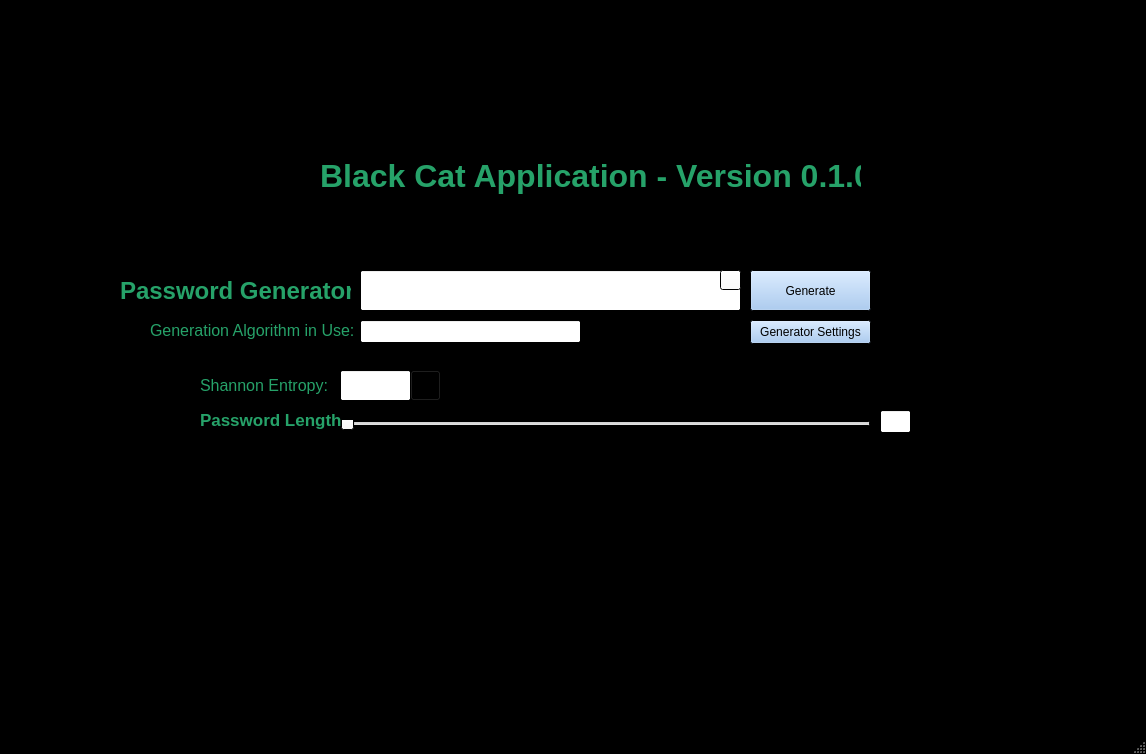
<?xml version="1.0" encoding="UTF-8"?>
<ui version="4.0">
 <class>MainWindow</class>
 <widget class="QMainWindow" name="MainWindow">
  <property name="geometry">
   <rect>
    <x>0</x>
    <y>0</y>
    <width>1146</width>
    <height>754</height>
   </rect>
  </property>
  <property name="palette">
   <palette>
    <active>
     <colorrole role="WindowText">
      <brush brushstyle="SolidPattern">
       <color alpha="255">
        <red>38</red>
        <green>162</green>
        <blue>105</blue>
       </color>
      </brush>
     </colorrole>
     <colorrole role="Text">
      <brush brushstyle="SolidPattern">
       <color alpha="255">
        <red>38</red>
        <green>162</green>
        <blue>105</blue>
       </color>
      </brush>
     </colorrole>
     <colorrole role="ButtonText">
      <brush brushstyle="SolidPattern">
       <color alpha="255">
        <red>0</red>
        <green>0</green>
        <blue>0</blue>
       </color>
      </brush>
     </colorrole>
     <colorrole role="Base">
      <brush brushstyle="SolidPattern">
       <color alpha="255">
        <red>255</red>
        <green>255</green>
        <blue>255</blue>
       </color>
      </brush>
     </colorrole>
     <colorrole role="Window">
      <brush brushstyle="SolidPattern">
       <color alpha="255">
        <red>0</red>
        <green>0</green>
        <blue>0</blue>
       </color>
      </brush>
     </colorrole>
     <colorrole role="Highlight">
      <brush brushstyle="SolidPattern">
       <color alpha="255">
        <red>38</red>
        <green>162</green>
        <blue>105</blue>
       </color>
      </brush>
     </colorrole>
    </active>
    <inactive>
     <colorrole role="WindowText">
      <brush brushstyle="SolidPattern">
       <color alpha="255">
        <red>38</red>
        <green>162</green>
        <blue>105</blue>
       </color>
      </brush>
     </colorrole>
     <colorrole role="Text">
      <brush brushstyle="SolidPattern">
       <color alpha="255">
        <red>38</red>
        <green>162</green>
        <blue>105</blue>
       </color>
      </brush>
     </colorrole>
     <colorrole role="ButtonText">
      <brush brushstyle="SolidPattern">
       <color alpha="255">
        <red>0</red>
        <green>0</green>
        <blue>0</blue>
       </color>
      </brush>
     </colorrole>
     <colorrole role="Base">
      <brush brushstyle="SolidPattern">
       <color alpha="255">
        <red>255</red>
        <green>255</green>
        <blue>255</blue>
       </color>
      </brush>
     </colorrole>
     <colorrole role="Window">
      <brush brushstyle="SolidPattern">
       <color alpha="255">
        <red>0</red>
        <green>0</green>
        <blue>0</blue>
       </color>
      </brush>
     </colorrole>
     <colorrole role="Highlight">
      <brush brushstyle="SolidPattern">
       <color alpha="255">
        <red>38</red>
        <green>162</green>
        <blue>105</blue>
       </color>
      </brush>
     </colorrole>
    </inactive>
    <disabled>
     <colorrole role="Base">
      <brush brushstyle="SolidPattern">
       <color alpha="255">
        <red>0</red>
        <green>0</green>
        <blue>0</blue>
       </color>
      </brush>
     </colorrole>
     <colorrole role="Window">
      <brush brushstyle="SolidPattern">
       <color alpha="255">
        <red>0</red>
        <green>0</green>
        <blue>0</blue>
       </color>
      </brush>
     </colorrole>
    </disabled>
   </palette>
  </property>
  <property name="windowTitle">
   <string>MainWindow</string>
  </property>
  <property name="tabShape">
   <enum>QTabWidget::Triangular</enum>
  </property>
  <widget class="QWidget" name="centralwidget">
   <widget class="QLineEdit" name="passwordBox">
    <property name="geometry">
     <rect>
      <x>360</x>
      <y>270</y>
      <width>381</width>
      <height>41</height>
     </rect>
    </property>
   </widget>
   <widget class="QPushButton" name="GeneratePasswordButton">
    <property name="geometry">
     <rect>
      <x>750</x>
      <y>270</y>
      <width>121</width>
      <height>41</height>
     </rect>
    </property>
    <property name="palette">
     <palette>
      <active>
       <colorrole role="Button">
        <brush brushstyle="SolidPattern">
         <color alpha="255">
          <red>153</red>
          <green>193</green>
          <blue>241</blue>
         </color>
        </brush>
       </colorrole>
      </active>
      <inactive>
       <colorrole role="Button">
        <brush brushstyle="SolidPattern">
         <color alpha="255">
          <red>153</red>
          <green>193</green>
          <blue>241</blue>
         </color>
        </brush>
       </colorrole>
      </inactive>
      <disabled>
       <colorrole role="Button">
        <brush brushstyle="SolidPattern">
         <color alpha="255">
          <red>153</red>
          <green>193</green>
          <blue>241</blue>
         </color>
        </brush>
       </colorrole>
      </disabled>
     </palette>
    </property>
    <property name="text">
     <string>Generate</string>
    </property>
   </widget>
   <widget class="QLabel" name="Password_Generator_Label">
    <property name="geometry">
     <rect>
      <x>120</x>
      <y>270</y>
      <width>231</width>
      <height>41</height>
     </rect>
    </property>
    <property name="font">
     <font>
      <pointsize>18</pointsize>
      <bold>true</bold>
     </font>
    </property>
    <property name="text">
     <string>Password Generator</string>
    </property>
   </widget>
   <widget class="QLabel" name="Application_Title">
    <property name="geometry">
     <rect>
      <x>320</x>
      <y>130</y>
      <width>541</width>
      <height>91</height>
     </rect>
    </property>
    <property name="palette">
     <palette>
      <active>
       <colorrole role="WindowText">
        <brush brushstyle="SolidPattern">
         <color alpha="255">
          <red>38</red>
          <green>162</green>
          <blue>105</blue>
         </color>
        </brush>
       </colorrole>
       <colorrole role="Text">
        <brush brushstyle="SolidPattern">
         <color alpha="255">
          <red>38</red>
          <green>162</green>
          <blue>105</blue>
         </color>
        </brush>
       </colorrole>
       <colorrole role="ButtonText">
        <brush brushstyle="SolidPattern">
         <color alpha="255">
          <red>38</red>
          <green>162</green>
          <blue>105</blue>
         </color>
        </brush>
       </colorrole>
      </active>
      <inactive>
       <colorrole role="WindowText">
        <brush brushstyle="SolidPattern">
         <color alpha="255">
          <red>38</red>
          <green>162</green>
          <blue>105</blue>
         </color>
        </brush>
       </colorrole>
       <colorrole role="Text">
        <brush brushstyle="SolidPattern">
         <color alpha="255">
          <red>38</red>
          <green>162</green>
          <blue>105</blue>
         </color>
        </brush>
       </colorrole>
       <colorrole role="ButtonText">
        <brush brushstyle="SolidPattern">
         <color alpha="255">
          <red>38</red>
          <green>162</green>
          <blue>105</blue>
         </color>
        </brush>
       </colorrole>
      </inactive>
      <disabled/>
     </palette>
    </property>
    <property name="font">
     <font>
      <pointsize>24</pointsize>
      <bold>true</bold>
     </font>
    </property>
    <property name="text">
     <string>Black Cat Application - Version 0.1.0</string>
    </property>
   </widget>
   <widget class="QSlider" name="horizontalSlider">
    <property name="geometry">
     <rect>
      <x>340</x>
      <y>420</y>
      <width>531</width>
      <height>16</height>
     </rect>
    </property>
    <property name="orientation">
     <enum>Qt::Horizontal</enum>
    </property>
    <property name="tickPosition">
     <enum>QSlider::TicksBelow</enum>
    </property>
    <property name="tickInterval">
     <number>2</number>
    </property>
   </widget>
   <widget class="QLabel" name="PassLength">
    <property name="geometry">
     <rect>
      <x>200</x>
      <y>410</y>
      <width>141</width>
      <height>20</height>
     </rect>
    </property>
    <property name="palette">
     <palette>
      <active>
       <colorrole role="Text">
        <brush brushstyle="SolidPattern">
         <color alpha="255">
          <red>26</red>
          <green>95</green>
          <blue>180</blue>
         </color>
        </brush>
       </colorrole>
      </active>
      <inactive>
       <colorrole role="Text">
        <brush brushstyle="SolidPattern">
         <color alpha="255">
          <red>26</red>
          <green>95</green>
          <blue>180</blue>
         </color>
        </brush>
       </colorrole>
      </inactive>
      <disabled/>
     </palette>
    </property>
    <property name="font">
     <font>
      <pointsize>13</pointsize>
      <bold>true</bold>
     </font>
    </property>
    <property name="text">
     <string>Password Length</string>
    </property>
   </widget>
   <widget class="QLabel" name="Entropy_label">
    <property name="geometry">
     <rect>
      <x>200</x>
      <y>370</y>
      <width>131</width>
      <height>31</height>
     </rect>
    </property>
    <property name="font">
     <font>
      <pointsize>12</pointsize>
     </font>
    </property>
    <property name="text">
     <string>Shannon Entropy: </string>
    </property>
   </widget>
   <widget class="QLineEdit" name="Entropy_Display">
    <property name="geometry">
     <rect>
      <x>340</x>
      <y>370</y>
      <width>71</width>
      <height>31</height>
     </rect>
    </property>
    <property name="font">
     <font>
      <pointsize>14</pointsize>
     </font>
    </property>
   </widget>
   <widget class="QLineEdit" name="user_inputted_length">
    <property name="geometry">
     <rect>
      <x>880</x>
      <y>410</y>
      <width>31</width>
      <height>23</height>
     </rect>
    </property>
    <property name="font">
     <font>
      <pointsize>13</pointsize>
     </font>
    </property>
   </widget>
   <widget class="QPushButton" name="password_generation_settings">
    <property name="geometry">
     <rect>
      <x>750</x>
      <y>320</y>
      <width>121</width>
      <height>24</height>
     </rect>
    </property>
    <property name="palette">
     <palette>
      <active>
       <colorrole role="Button">
        <brush brushstyle="SolidPattern">
         <color alpha="255">
          <red>153</red>
          <green>193</green>
          <blue>241</blue>
         </color>
        </brush>
       </colorrole>
      </active>
      <inactive>
       <colorrole role="Button">
        <brush brushstyle="SolidPattern">
         <color alpha="255">
          <red>153</red>
          <green>193</green>
          <blue>241</blue>
         </color>
        </brush>
       </colorrole>
      </inactive>
      <disabled>
       <colorrole role="Button">
        <brush brushstyle="SolidPattern">
         <color alpha="255">
          <red>153</red>
          <green>193</green>
          <blue>241</blue>
         </color>
        </brush>
       </colorrole>
      </disabled>
     </palette>
    </property>
    <property name="text">
     <string>Generator Settings</string>
    </property>
   </widget>
   <widget class="QLineEdit" name="algorithm_display">
    <property name="geometry">
     <rect>
      <x>360</x>
      <y>320</y>
      <width>221</width>
      <height>23</height>
     </rect>
    </property>
   </widget>
   <widget class="QLabel" name="algorithm_label">
    <property name="geometry">
     <rect>
      <x>150</x>
      <y>320</y>
      <width>211</width>
      <height>20</height>
     </rect>
    </property>
    <property name="font">
     <font>
      <pointsize>12</pointsize>
     </font>
    </property>
    <property name="text">
     <string>Generation Algorithm in Use:</string>
    </property>
   </widget>
   <widget class="QPushButton" name="entropy_info_button">
    <property name="geometry">
     <rect>
      <x>410</x>
      <y>370</y>
      <width>31</width>
      <height>31</height>
     </rect>
    </property>
    <property name="palette">
     <palette>
      <active>
       <colorrole role="Button">
        <brush brushstyle="SolidPattern">
         <color alpha="255">
          <red>0</red>
          <green>0</green>
          <blue>0</blue>
         </color>
        </brush>
       </colorrole>
       <colorrole role="Base">
        <brush brushstyle="SolidPattern">
         <color alpha="255">
          <red>0</red>
          <green>0</green>
          <blue>0</blue>
         </color>
        </brush>
       </colorrole>
      </active>
      <inactive>
       <colorrole role="Button">
        <brush brushstyle="SolidPattern">
         <color alpha="255">
          <red>0</red>
          <green>0</green>
          <blue>0</blue>
         </color>
        </brush>
       </colorrole>
       <colorrole role="Base">
        <brush brushstyle="SolidPattern">
         <color alpha="255">
          <red>0</red>
          <green>0</green>
          <blue>0</blue>
         </color>
        </brush>
       </colorrole>
      </inactive>
      <disabled>
       <colorrole role="Button">
        <brush brushstyle="SolidPattern">
         <color alpha="255">
          <red>0</red>
          <green>0</green>
          <blue>0</blue>
         </color>
        </brush>
       </colorrole>
      </disabled>
     </palette>
    </property>
    <property name="text">
     <string/>
    </property>
    <property name="icon">
     <iconset theme="dialog-information"/>
    </property>
   </widget>
   <widget class="QPushButton" name="clip_board_button">
    <property name="geometry">
     <rect>
      <x>720</x>
      <y>270</y>
      <width>21</width>
      <height>20</height>
     </rect>
    </property>
    <property name="palette">
     <palette>
      <active>
       <colorrole role="Button">
        <brush brushstyle="SolidPattern">
         <color alpha="255">
          <red>255</red>
          <green>255</green>
          <blue>255</blue>
         </color>
        </brush>
       </colorrole>
      </active>
      <inactive>
       <colorrole role="Button">
        <brush brushstyle="SolidPattern">
         <color alpha="255">
          <red>255</red>
          <green>255</green>
          <blue>255</blue>
         </color>
        </brush>
       </colorrole>
      </inactive>
      <disabled>
       <colorrole role="Button">
        <brush brushstyle="SolidPattern">
         <color alpha="255">
          <red>255</red>
          <green>255</green>
          <blue>255</blue>
         </color>
        </brush>
       </colorrole>
      </disabled>
     </palette>
    </property>
    <property name="text">
     <string/>
    </property>
    <property name="icon">
     <iconset theme="task-past-due"/>
    </property>
   </widget>
  </widget>
  <widget class="QMenuBar" name="menubar">
   <property name="geometry">
    <rect>
     <x>0</x>
     <y>0</y>
     <width>1146</width>
     <height>21</height>
    </rect>
   </property>
  </widget>
  <widget class="QStatusBar" name="statusbar"/>
 </widget>
 <resources/>
 <connections/>
</ui>
